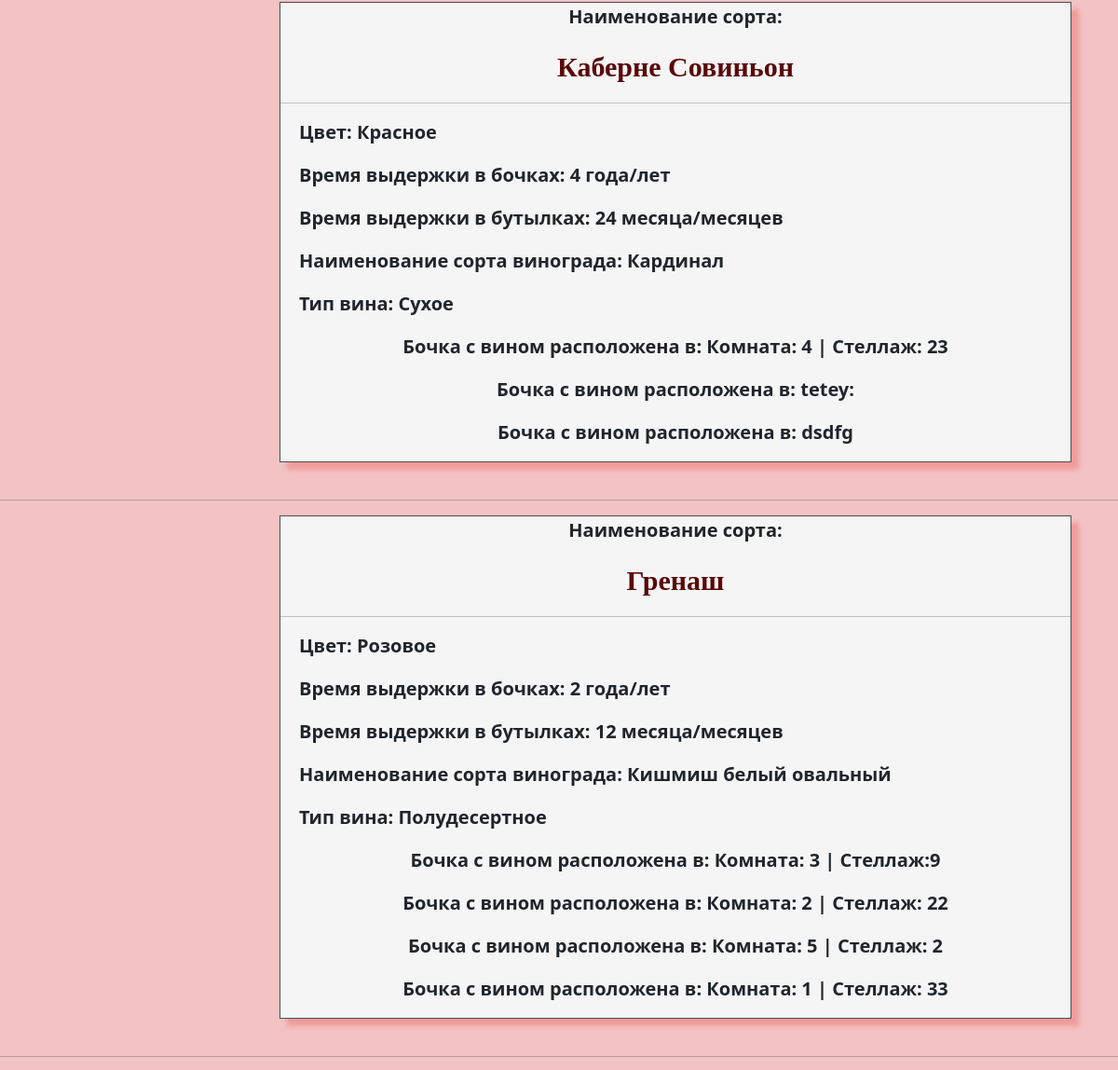
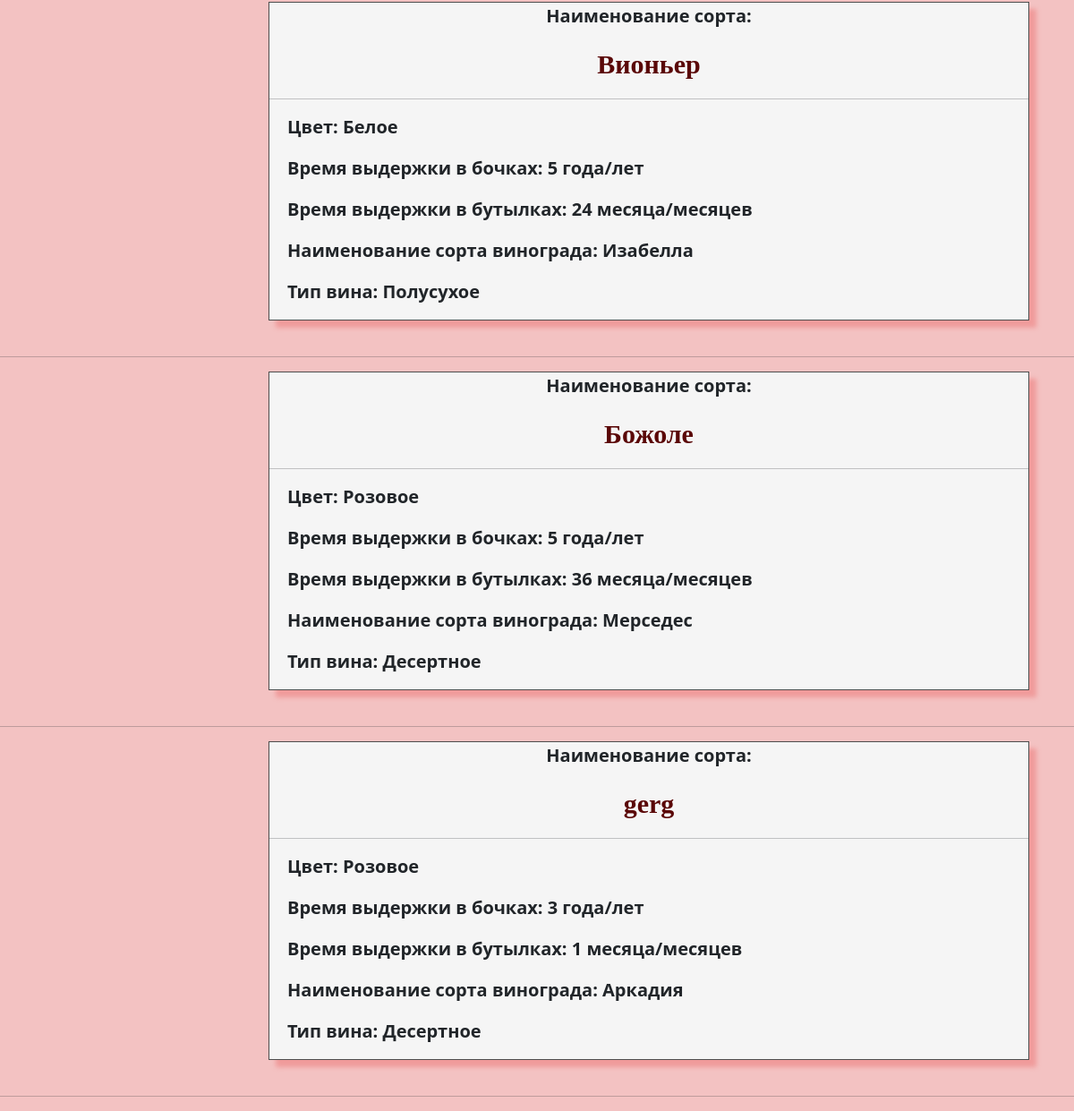
The app's page /sortofwine/ (lower part), older data (2 pictures, top to bottom).
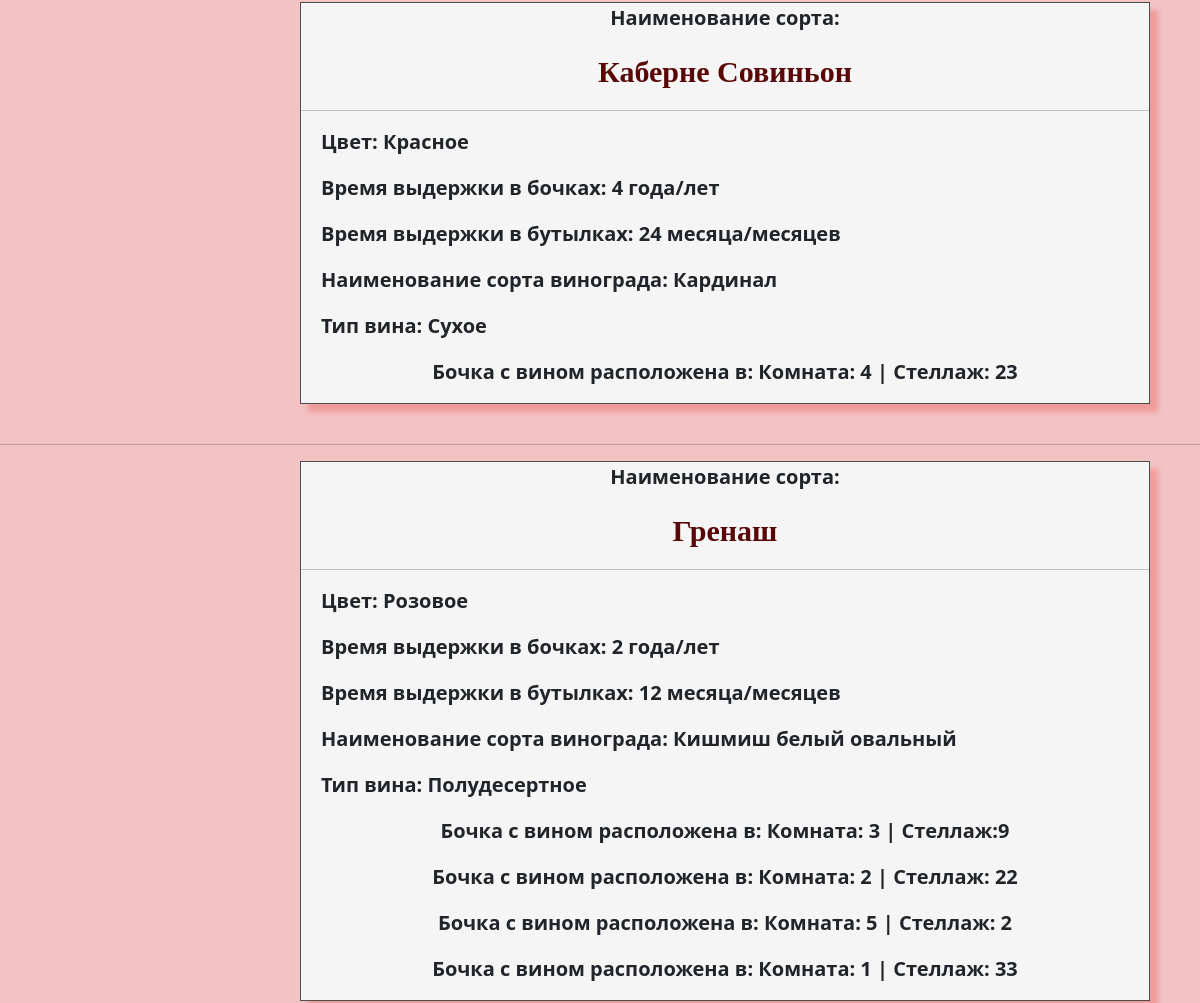
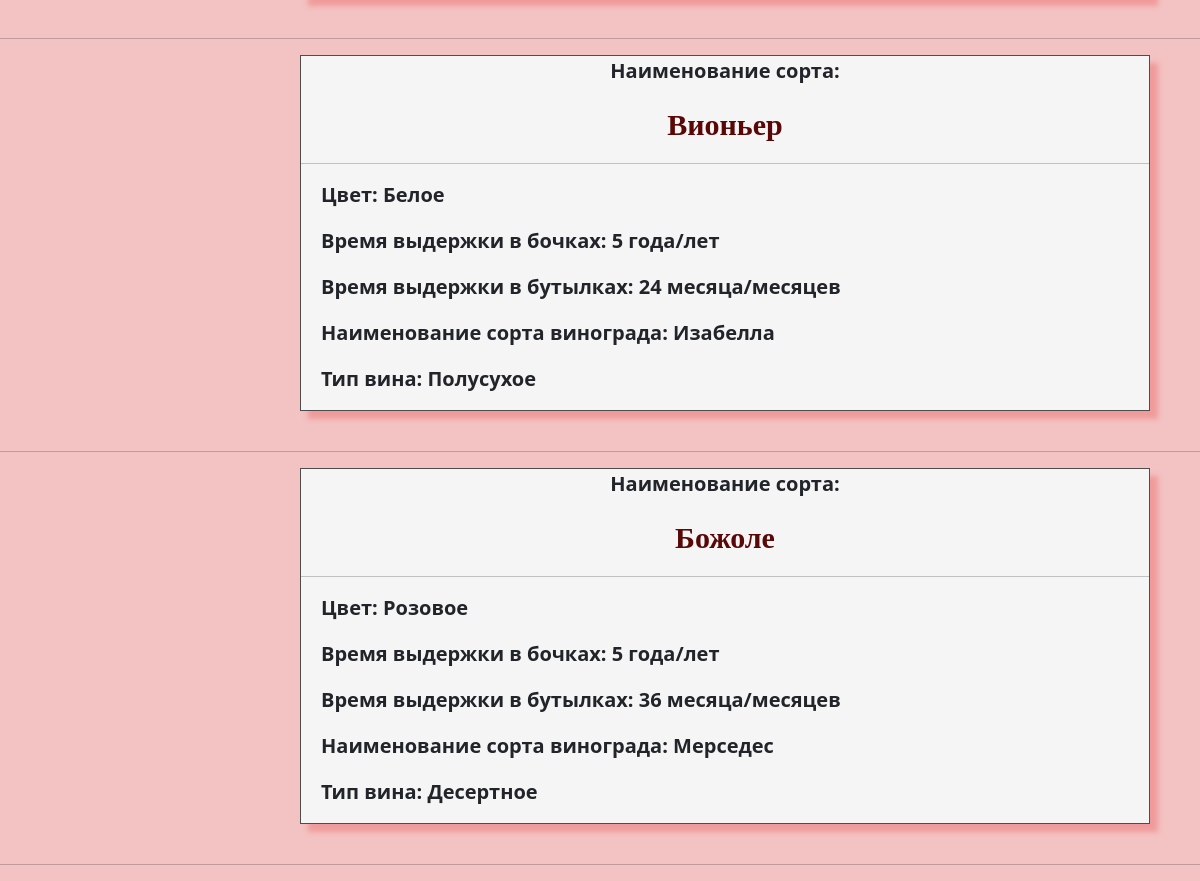
The same page, newer data (2 pictures, top to bottom).
### wino/models.py (models this page shows, shortened)
class wine_sort(models.Model):
    title=models.CharField(max_length=70,verbose_name='Название вина',help_text='Введите название вина')
    colors = (
        ('Розовое','Розовое '),
        ('Красное','Красное '),
        ('Белое','Белое '),
    )
    color=models.CharField(max_length=50,choices=colors,verbose_name='Цвет')
    b_year=models.IntegerField(verbose_name='Время выдержки в бочках', help_text='в годах')
    bu_month=models.IntegerField(verbose_name='Время выдержки в бутылках', help_text='в месяцах')
    s_grape=models.ForeignKey(grape,on_delete = models.CASCADE,verbose_name='Сорт винограда',null=True)
    type1=models.ForeignKey('type_wine',on_delete = models.CASCADE,verbose_name='Тип винограда',null=True)
    class Meta:
        verbose_name_plural = 'Сорта вин'
        verbose_name = 'Сорт вина'

class grape(models.Model):
    title=models.CharField(max_length=50,verbose_name='Название сорта винограда',help_text='Введите сорт винограда')
    place=models.CharField(max_length=50,verbose_name='Место произрастания',help_text='Введите место произрастания сорта винограда')
    month = (
        ('Январь','Январь '),('Февраль','Февраль '), ('Март','Март '),('Апрель','Апрель '),('Май','Май '),('Июнь','Июнь '),('Июль','Июль '),
        ('Август','Август '),('Сентябрь','Сентябрь '),('Октябрь','Октябрь '),('Ноябрь','Ноябрь '),('Декабрь','Декабрь '),
    )
    date=models.CharField(verbose_name='Время сбора',choices=month,max_length=50, help_text='Введите время сбора урожая винограда')
    def __str__(self):
        return self.title
    class Meta:
        verbose_name_plural = 'Сорта винограда'
        verbose_name = 'Сорт винограда'
        ordering = ['-date']

class type_wine(models.Model):
    title=models.CharField(max_length=50,verbose_name='Тип вина')
    def __str__(self):
        return self.title
    class Meta:
        verbose_name_plural = 'Типы вина'
        verbose_name = 'Тип вина'

class bochka(models.Model):
    mesto=models.CharField(max_length=50,verbose_name='Местоположение бочки', help_text='Введите комнату и стеллаж',default='Комната:   |   Стеллаж: ')
    date_izg=models.DateField(verbose_name='Дата изготовления бочки')
    obyem=models.FloatField(verbose_name='Объем в литрах')
    pusto=models.BooleanField(verbose_name='Бочка заполнена',help_text='Поставьте галочку, если бочка не пуста')
    data_zapolnenya=models.DateField(verbose_name='Дата заполнения бочки',null=True,blank=True)
    sort_vina=models.ForeignKey(wine_sort,on_delete = models.CASCADE,null=True,blank=True,verbose_name='Сорт вина',help_text='Выберите сорт вина')
    class Meta:
        verbose_name_plural = 'Бочки'
        verbose_name = 'Бочка'
        ordering = ['-pusto']

### wino/views.py (the view)
# urls.py: path('sortofwine/',views.sortW,name='sortofwine'),
def sortW(request):
    ws=wine_sort.objects.order_by('-title')
    bbs = bochka.objects.order_by('-mesto')
    b=0
    return render(request, "wino/wineSort.html",{'sw': ws,'bbs':bbs})

### wino/templates/wino/wineSort.html
{% extends 'wino/layout.html' %}
{% block content %}
<h1 style="text-align: center; color: rgb(13, 13, 14);">Сорта вин</h1><br>
    {% for bb in sw %}
    <div class="shadowbox">
        <div>
            <p style="text-align: center; ">Наименование сорта: </p>
            <p style="text-align: center;color: rgb(90, 7, 7);font-size: 30px;font-family: URW Chancery L, cursive;">{{bb.title }}</p><hr>
            <p style="margin-left: 20px">Цвет: {{bb.color}} </p>
            <p style="margin-left: 20px">Время выдержки в бочках: {{bb.b_year}} года/лет</p>
            <p style="margin-left: 20px">Время выдержки в бутылках: {{bb.bu_month}} месяца/месяцев</p>
            <p style="margin-left: 20px">Наименование сорта винограда: {{bb.s_grape}} </p>
            <p style="margin-left: 20px">Тип вина: {{bb.type1}}</p>
        </div>
        {% for b in bbs %}
            {% if bb.pk == b.sort_vina_id %}
            <p style="text-align: center">Бочка с вином расположена в: {{b.mesto}}</p>
            {% endif %}
        {% endfor %}
        </div>
        <br>
        <hr>
    {% endfor %}
{% endblock %}

### wino/templates/wino/layout.html (shortened to what this page needs)
{% load static %}
<!DOCTYPE html>
<html lang="ru">
<head>
    <!-- {% load bootstrap5 %}
	{% bootstrap_javascript %}
	{% bootstrap_css %} -->
    <link rel="stylesheet" href="https://cdn.jsdelivr.net/npm/bootstrap@5.2.3/dist/css/bootstrap.min.css">
    <link rel="stylesheet" href="{% static 'wino/css/main.css'%}">
    <link rel="stylesheet" href="https://use.fontawesome.com/releases/v6.2.1/css/all.css">
</head>
<body >
    <main">
        {% block content %}
        {% endblock %}
</body>
</html>

### wino/static/wino/css/main.css (style rules this page uses)
body { background-color: rgb(243, 194, 194); }
.shadowbox { display: block; float:center; background-color: #F5F5F5; border: 1px solid #4d4d4d; box-shadow: 8px 8px 5px #f09b9b; margin-left: 300px; margin-right: 50px; }

Row changes from the older to the newer data that the page shows:
removed bochka: mesto "tetey:", shown under wine_sort "Каберне Совиньон"
removed bochka: mesto "dsdfg", shown under wine_sort "Каберне Совиньон"
removed wine_sort: title "gerg", color "Розовое", b_year "3", bu_month "1", s_grape "Аркадия", type1 "Десертное"
